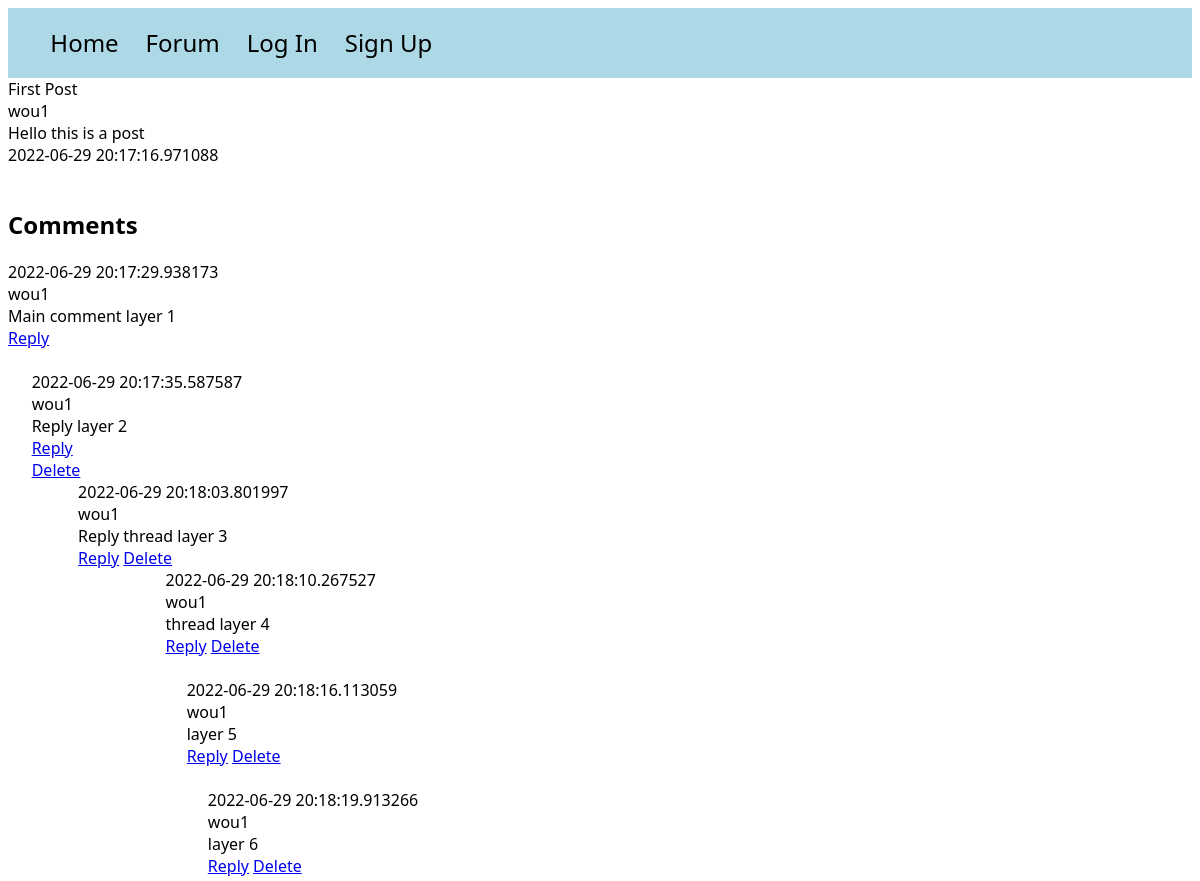
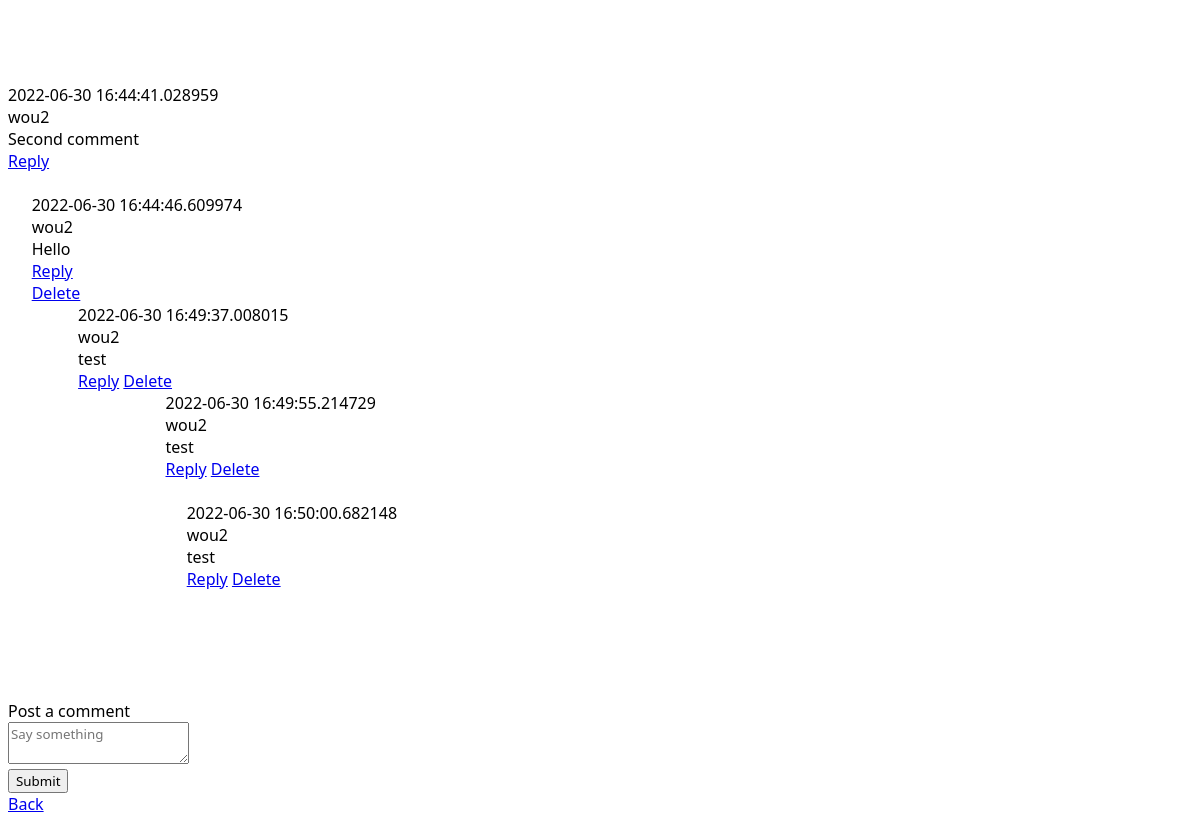
Before: /posts/1 with the older database file (2 pictures, top to bottom).
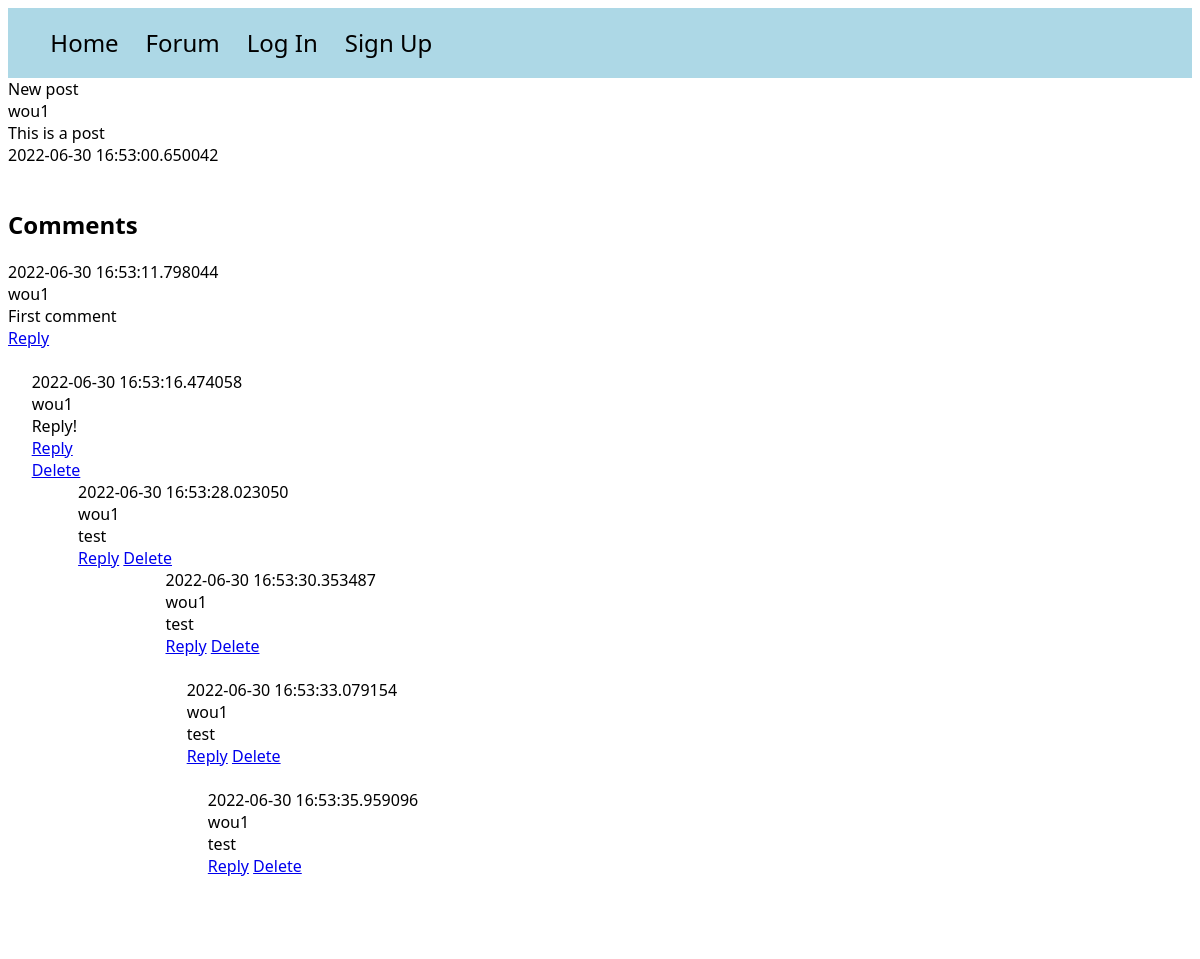
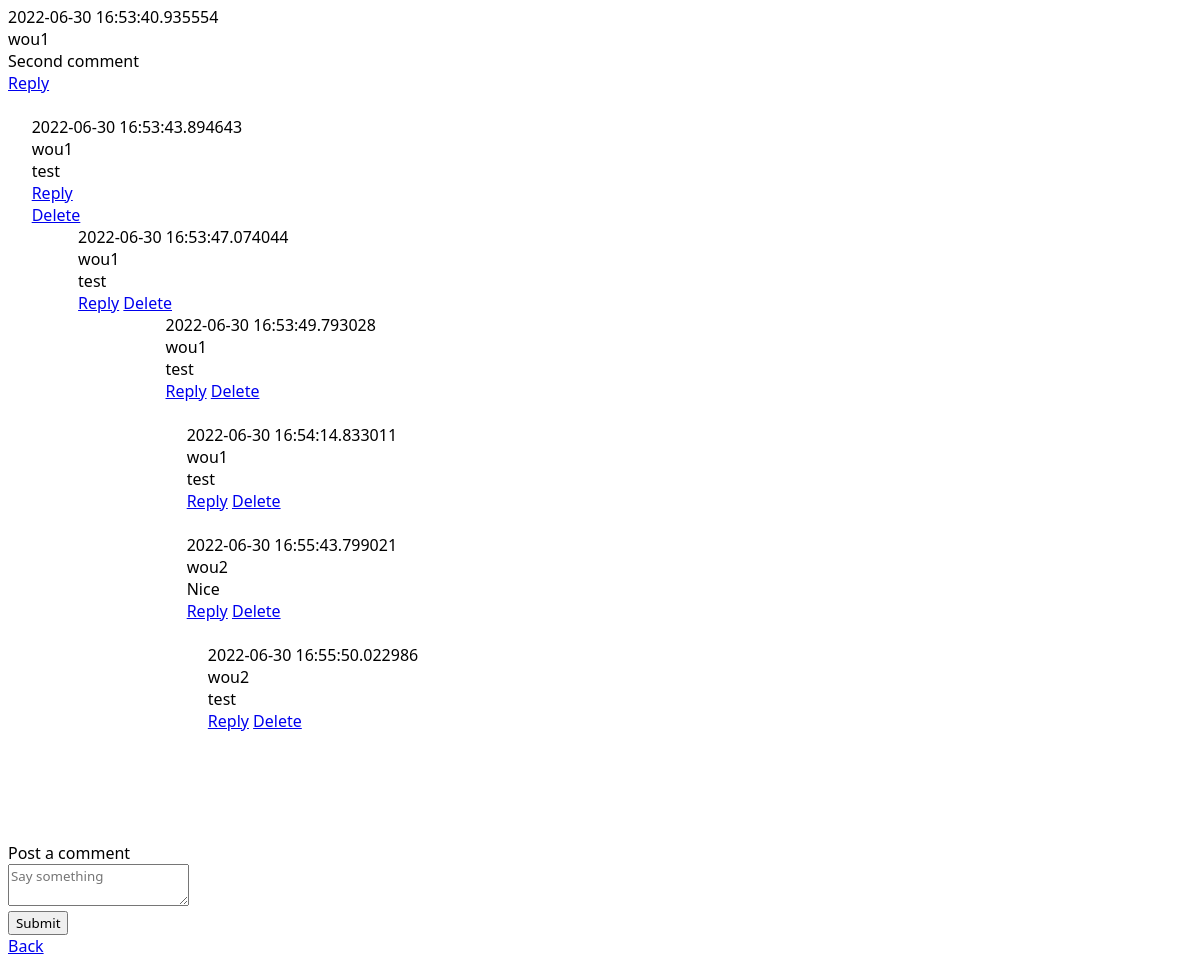
After: the same page with the newer database file (2 pictures, top to bottom).
### models.py (models this page shows)
class Post(db.Model):
    id = db.Column(db.Integer, primary_key=True)
    title = db.Column(db.String(100))
    content = db.Column(db.Text)
    poster_id = db.Column(db.Integer, db.ForeignKey(User.id))
    date_posted = db.Column(db.DateTime, default=datetime.utcnow)
    slug = db.Column(db.String(256))
    comments = db.relationship('Comment', backref='commented_post')

class Comment(db.Model):
    id = db.Column(db.Integer, primary_key=True)
    author_id = db.Column(db.Integer, db.ForeignKey(User.id))
    author_name = db.relationship('User', backref='comment_poster')
    content = db.Column(db.Text)
    timestamp = db.Column(db.DateTime, default=datetime.utcnow)
    post_id = db.Column(db.Integer, db.ForeignKey(Post.id))
    replies = db.relationship('Reply', backref='replied_comment')

class User(UserMixin, db.Model):
    id = db.Column(db.Integer, primary_key=True)
    email = db.Column(db.String(100), unique=True)
    password = db.Column(db.String(100))
    name = db.Column(db.String(1000))
    last_seen = db.Column(db.String(100))
    posts = db.relationship('Post', backref='poster')

class Reply(db.Model):
    id = db.Column(db.Integer, primary_key=True)
    reply_author_id = db.Column(db.Integer, db.ForeignKey(User.id))
    reply_author_name = db.relationship('User', backref='reply_poster')
    content = db.Column(db.Text)
    timestamp = db.Column(db.DateTime, default=datetime.utcnow)
    comment_id = db.Column(db.Integer, db.ForeignKey(Comment.id))
    post_id = db.Column(db.Integer, db.ForeignKey(Post.id))
    replies = db.relationship('ReplyThread', backref='replied_thread')

class ReplyThread(db.Model):
    id = db.Column(db.Integer, primary_key=True)
    author_id = db.Column(db.Integer, db.ForeignKey(User.id))
    author_name = db.relationship('User', backref='reply_thread_poster')
    content = db.Column(db.Text)
    timestamp = db.Column(db.DateTime, default=datetime.utcnow)
    reply_id = db.Column(db.Integer, db.ForeignKey(Reply.id))
    parent_id = db.Column(db.Integer, db.ForeignKey('reply_thread.id'))
    children = db.relationship('ReplyThread', backref='parent', remote_side=[id])
    post_id = db.Column(db.Integer, db.ForeignKey(Post.id))
    depth = db.Column(db.Integer, default=1)

### app.py (the view)
@app.route('/posts/<int:id>')
def post(id):
    post = Post.query.get_or_404(id)
    comments = Comment.query.order_by(Comment.timestamp)
    replies = Reply.query.order_by(Reply.timestamp)
    reply_threads = ReplyThread.query.order_by(ReplyThread.timestamp)
    specific_comments = [comment for comment in comments if comment.post_id == id]
    return render_template("post.html", post=post, comments=specific_comments, replies=replies, reply_threads=reply_threads, reply_thread_continued=reply_threads)

### templates/post.html (shortened to what this page needs)
<!DOCTYPE html>
<html lang="en">
<head>
</head>
<link rel="stylesheet" href="/static/style.css">
<body>
<div id="navbar">
    <ul>
        <a href="{{ url_for('home') }}"><li>Home</li></a>
        <a href="{{ url_for('posts') }}"><li>Forum</li></a>
         {% if not current_user.is_authenticated %}
        <a href="{{ url_for('auth.login') }}"><li>Log In</li></a> <a href="{{ url_for('auth.signup') }}"><li>Sign Up</li></a>
        {% endif %}
    </ul>
</div>
{{ post.title }}<br>
{{ post.poster.name }}<br>
{{ post.content }}<br>
{{ post.date_posted }}<br><br>
<div id="comment-container">
    <h2>Comments</h2>
    {% for comment in comments %}
        {{ comment.timestamp }} <br>
        {{ comment.author_name.name }} <br>
        {{ comment.content }} <br>
        <a href="{{ url_for('reply_comment', id=comment.id) }}">Reply</a>
        <br> <br>
        <div id="comment-reply-container">
        {% for reply in replies %}
            {% if reply.comment_id == comment.id %}
                {{ reply.timestamp }} <br>
                {{ reply.reply_author_name.name }} <br>
                {{ reply.content }} <br>
                <a href="{{ url_for('reply_thread', id=reply.id) }}">Reply</a> <br>
                <a href="{{ url_for('delete_reply', id=reply.id) }}">Delete</a>
                <div id="reply-thread-container">
                    {% for reply_thread in reply_threads %}
                    {% if reply_thread.reply_id == reply.id and not reply_thread.parent_id %}
                        {{ reply_thread.timestamp }} <br>
                        {{ reply_thread.author_name.name }} <br>
                        {{ reply_thread.content }} <br>
                        <a href="{{ url_for('reply_thread_continue', id=reply_thread.id) }}">Reply</a>
                        <a href="{{ url_for('delete_reply_thread', id=reply_thread.id) }}">Delete</a>
                        <div id="highest-depth-reply-container">
                                {% for reply_thread_continue in reply_thread_continued %}
                                    <div id="depth-marker" style="margin-left: {{ reply_thread_continue.depth|int }}%">
                                    {% if reply_thread_continue.parent_id == reply_thread.id or reply_thread_continue.reply_id == reply_thread_continue.children.reply_id and reply_thread_continue.reply_id == reply.id %}
                                        {{ reply_thread_continue.timestamp }} <br>
                                        {{ reply_thread_continue.author_name.name }} <br>
                                        {{ reply_thread_continue.content }} <br>
                                        <a href="{{ url_for('reply_thread_continue', id=reply_thread_continue.id) }}">Reply</a>
                                        <a href="{{ url_for('delete_reply_thread', id=reply_thread_continue.id) }}">Delete</a><br><br>
                                    {% endif %}
                                    </div>
                                {% endfor %}
                        </div>
                        <br>
                    {% endif %}
                {% endfor %}
                </div>
                <br>
            {% endif %}
        {% endfor %} <br>
        </div>
    {% endfor %}
</div>
<br>
<div id="add-comment-container">
    <form class="comment-form" action="{{ url_for('post_comment', id=post.id) }}" method="post">
        <label for="comment-content">Post a comment</label>
        <div class="field">
            <textarea id="comment-content" name="comment_body" placeholder="Say something"></textarea>
        </div>
        <input type="submit">
    </form>
</div>
<a href="{{ url_for('posts') }}">Back</a>
</body>
</html>

Changed rows visible on the page:
no longer on this page (row edited): Comment: timestamp "2022-06-29 20:17:29.938173", author_name.name "wou1", content "Main comment layer 1"
no longer on this page (row unchanged): Reply: timestamp "2022-06-29 20:17:35.587587", reply_author_name.name "wou1", content "Reply layer 2", shown under "2022-06-29 20:17:29.938173"
no longer on this page (row unchanged): ReplyThread: timestamp "2022-06-29 20:18:03.801997", author_name.name "wou1", content "Reply thread layer 3", shown under "2022-06-29 20:17:35.587587"
no longer on this page (row unchanged): ReplyThread: timestamp "2022-06-29 20:18:10.267527", author_name.name "wou1", content "thread layer 4", shown under "2022-06-29 20:18:03.801997"
no longer on this page (row unchanged): ReplyThread: timestamp "2022-06-29 20:18:16.113059", author_name.name "wou1", content "layer 5", shown under "2022-06-29 20:18:03.801997"
no longer on this page (row unchanged): ReplyThread: timestamp "2022-06-29 20:18:19.913266", author_name.name "wou1", content "layer 6", shown under "2022-06-29 20:18:03.801997"
no longer on this page (row edited): Comment: timestamp "2022-06-30 16:44:41.028959", author_name.name "wou2", content "Second comment"
no longer on this page (row unchanged): Reply: timestamp "2022-06-30 16:44:46.609974", reply_author_name.name "wou2", content "Hello", shown under "2022-06-30 16:44:41.028959"
no longer on this page (row unchanged): ReplyThread: timestamp "2022-06-30 16:49:37.008015", author_name.name "wou2", content "test", shown under "2022-06-30 16:44:46.609974"
no longer on this page (row unchanged): ReplyThread: timestamp "2022-06-30 16:49:55.214729", author_name.name "wou2", content "test", shown under "2022-06-30 16:49:37.008015"
no longer on this page (row unchanged): ReplyThread: timestamp "2022-06-30 16:50:00.682148", author_name.name "wou2", content "test", shown under "2022-06-30 16:49:37.008015"
changed Post: title "First Post" → "New post"; content "Hello this is a post" → "This is a post"; date_posted "2022-06-29 20:17:16.971088" → "2022-06-30 16:53:00.650042"
added Comment: timestamp "2022-06-30 16:53:11.798044", author_name.name "wou1", content "First comment"
added Reply: timestamp "2022-06-30 16:53:16.474058", reply_author_name.name "wou1", content "Reply!", shown under "2022-06-30 16:53:11.798044"
added ReplyThread: timestamp "2022-06-30 16:53:28.023050", author_name.name "wou1", content "test", shown under "2022-06-30 16:53:16.474058"
added ReplyThread: timestamp "2022-06-30 16:53:30.353487", author_name.name "wou1", content "test", shown under "2022-06-30 16:53:28.023050"
added ReplyThread: timestamp "2022-06-30 16:53:33.079154", author_name.name "wou1", content "test", shown under "2022-06-30 16:53:28.023050"
added ReplyThread: timestamp "2022-06-30 16:53:35.959096", author_name.name "wou1", content "test", shown under "2022-06-30 16:53:28.023050"
added Comment: timestamp "2022-06-30 16:53:40.935554", author_name.name "wou1", content "Second comment"
added Reply: timestamp "2022-06-30 16:53:43.894643", reply_author_name.name "wou1", content "test", shown under "2022-06-30 16:53:40.935554"
added ReplyThread: timestamp "2022-06-30 16:53:47.074044", author_name.name "wou1", content "test", shown under "2022-06-30 16:53:43.894643"
added ReplyThread: timestamp "2022-06-30 16:53:49.793028", author_name.name "wou1", content "test", shown under "2022-06-30 16:53:47.074044"
added ReplyThread: timestamp "2022-06-30 16:54:14.833011", author_name.name "wou1", content "test", shown under "2022-06-30 16:53:47.074044"
added ReplyThread: timestamp "2022-06-30 16:55:43.799021", author_name.name "wou2", content "Nice", shown under "2022-06-30 16:53:47.074044"
added ReplyThread: timestamp "2022-06-30 16:55:50.022986", author_name.name "wou2", content "test", shown under "2022-06-30 16:53:47.074044"
